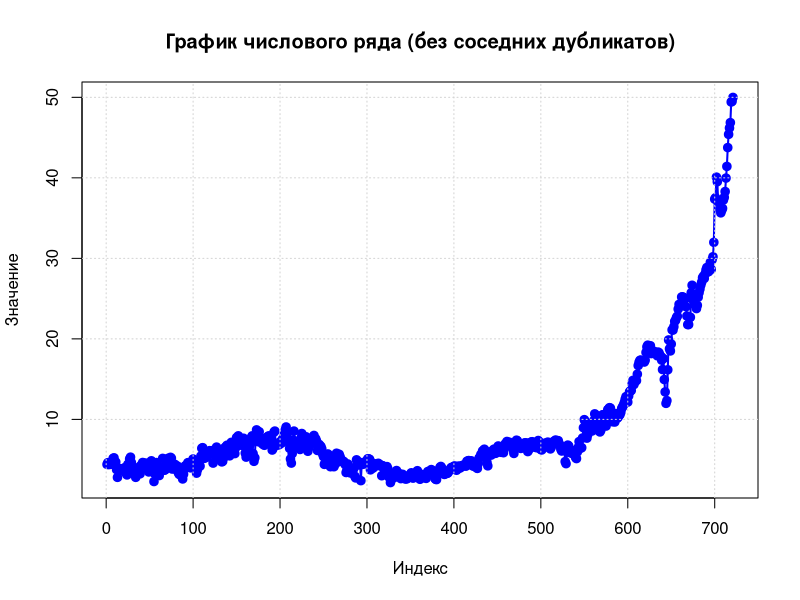
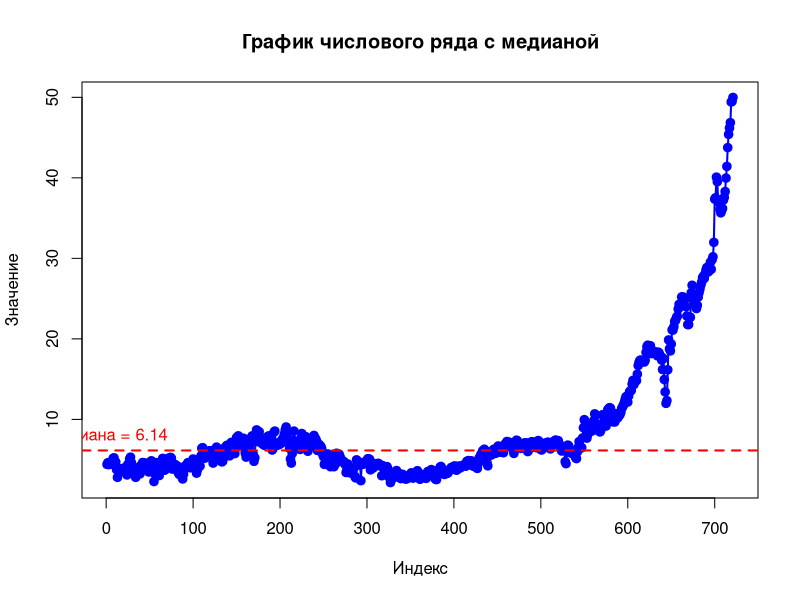
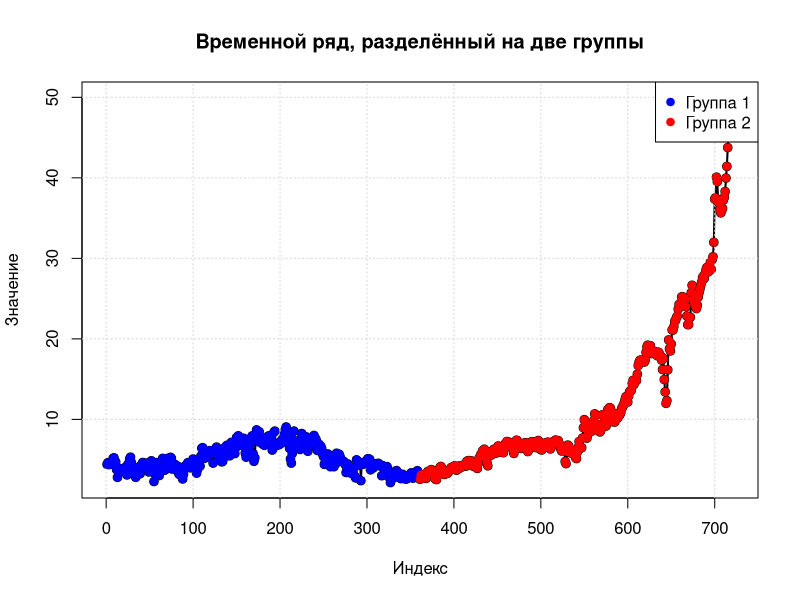

Source code (R) for these figures, in order:
# =====================================================
# Общая программа: 5 тестов для анализа временного ряда
# =====================================================

# 1. Считывание данных
# Файл data.csv должен находиться в рабочей директории и содержать один столбец "Value"
data <- read.table("data.csv", header = TRUE, sep = "\n", dec = ",", row.names = NULL)
x <- data$Value
if (is.null(x)) {
  stop("Столбец 'Value' не найден в CSV-файле. Проверьте заголовки столбцов.")
}
x <- as.numeric(x)  # преобразуем в числовой вектор (если требуется)

# Предварительная обработка: удаляем соседние повторяющиеся значения
# Если два одинаковых числа стоят подряд, оставляем только первое
x <- x[c(TRUE, diff(x) != 0)]

# 2. Построение графика ряда
plot(x, type = "o", col = "blue", pch = 19, lwd = 2,
     xlab = "Индекс", ylab = "Значение",
     main = "График числового ряда (без соседних дубликатов)")
grid()

# ====================================================
# 1 Test: Критерий пиков и впадин (реализация вручную)
# ====================================================
diffs <- diff(x)
signs <- ifelse(diffs > 0, "+", "-")
nruns <- 1 + sum(signs[-1] != signs[-length(signs)])
n <- length(x)
mean_runs <- (2 * n - 1) / 3
sigma <- sqrt((16 * n - 29) / 90)
correct <- ifelse((nruns - mean_runs) > 0, -0.5, 0.5)
z <- (nruns - mean_runs + correct) / sigma
z_critical <- qnorm(0.975)
hypothesis1 <- ifelse((z_critical - z) > 0, "H0", "H1")
p_value1 <- 2 * (1 - pnorm(abs(z)))

cat("----- 1 Test: Критерий пиков и впадин -----\n")
cat("Число серий (nruns):", nruns, "\n")
cat("Теоретическое среднее серий:", mean_runs, "\n")
cat("Стандартное отклонение (sigma):", sigma, "\n")
cat("Поправка (correct):", correct, "\n")
cat("z-значение:", z, "\n")
cat("Критическое значение (zCritical):", z_critical, "\n")
cat("p-value:", p_value1, "\n")
cat("Вывод по гипотезе:", hypothesis1, "\n\n")

# ===============================================
# 2 Test: Медианный критерий (реализация вручную)
# ===============================================
# Вычисляем медиану
med <- median(x)
# Исключаем из расчётов все значения, равные медиане
x2 <- x[x != med]
if (length(x2) == 0) {
  stop("Все значения равны медиане. Невозможно выполнить медианный критерий.")
}
s <- ifelse(x2 > med, "+", "-")
nruns2 <- 1 + sum(s[-1] != s[-length(s)])
n2 <- length(x2)
n0 <- sum(x2 > med)
n1 <- sum(x2 < med)
mean_runs2 <- 1 + ((2 * n0 * n1) / n2)
sigma2 <- sqrt((2 * n0 * n1 * (2 * n0 * n1 - n2)) / (n2^2 * (n2 - 1)))
correct2 <- ifelse((nruns2 - mean_runs2) > 0, -0.5, 0.5)
z2 <- (nruns2 - mean_runs2 + correct2) / sigma2
zCritical2 <- qnorm(0.975)
hypothesis2 <- ifelse((zCritical2 - z2) > 0, "H0", "H1")
p_value2 <- 2 * (1 - pnorm(abs(z2)))

# Построение графика с медианой (на основе оригинального ряда)
plot(x, type = "o", col = "blue", pch = 19, lwd = 2,
     xlab = "Индекс", ylab = "Значение",
     main = "График числового ряда с медианой")
abline(h = med, col = "red", lwd = 2, lty = 2)
text(1, med, labels = paste("Медиана =", round(med, 2)), pos = 3, col = "red")

cat("----- 2 Test: Медианный критерий -----\n")
cat("Медиана ряда:", med, "\n")
cat("Число наблюдений (n) (без медианных значений):", n2, "\n")
cat("Количество чисел выше медианы (n0):", n0, "\n")
cat("Количество чисел ниже медианы (n1):", n1, "\n")
cat("Число серий (nruns):", nruns2, "\n")
cat("Теоретическое среднее серий:", mean_runs2, "\n")
cat("Стандартное отклонение (sigma):", sigma2, "\n")
cat("Поправка (correct):", correct2, "\n")
cat("z-значение:", z2, "\n")
cat("Критическое значение (zCritical):", zCritical2, "\n")
cat("p-value:", p_value2, "\n")
cat("Вывод по гипотезе:", hypothesis2, "\n\n")

# ============================================
# 3 Test: Box-Pierce тест (встроенная функция)
# ============================================
box_test_result <- Box.test(x, lag = 10, type = "Box-Pierce")
hypothesis3 <- ifelse(box_test_result$p.value > 0.05, "H0", "H1")
cat("----- 3 Test: Box-Pierce -----\n")
cat("Box-Pierce Test Statistic:", box_test_result$statistic, "\n")
cat("p-value:", box_test_result$p.value, "\n")
cat("Вывод по гипотезе:", hypothesis3, "\n\n")

# ======================================================================
# 4 Test: t-тест для проверки постоянного среднего (встроенная функция)
# ======================================================================
n <- length(x)
half <- floor(n / 2)
group1 <- x[1:half]
group2 <- x[(half + 1):n]
t_test_result <- t.test(group1, group2, alternative = "two.sided", conf.level = 0.99)
hypothesis4 <- ifelse(t_test_result$p.value > 0.05, "H0", "H1")
cat("----- 4 Test: t-тест для постоянного среднего -----\n")
cat("t-статистика:", t_test_result$statistic, "\n")
cat("p-value:", t_test_result$p.value, "\n")
cat("Доверительный интервал:", paste("[", paste(round(t_test_result$conf.int, 3), collapse = ", "), "]"), "\n")
cat("Вывод по гипотезе:", hypothesis4, "\n\n")

# ==================================================================
# 5 Test: F-тест Фишера для равенства дисперсий (встроенная функция)
# ==================================================================
half <- floor(n / 2)
group1 <- x[1:half]
group2 <- x[(half + 1):n]
plot(x, type = "o", col = "black", pch = 19, lwd = 2,
     xlab = "Индекс", ylab = "Значение", main = "Временной ряд, разделённый на две группы")
grid()
points(1:half, group1, col = "blue", pch = 19)
points((half + 1):n, group2, col = "red", pch = 19)
legend("topright", legend = c("Группа 1", "Группа 2"), col = c("blue", "red"), pch = 19)

var_test_result <- var.test(group1, group2, alternative = "two.sided", conf.level = 0.95)
hypothesis5 <- ifelse(var_test_result$p.value > 0.05, "H0", "H1")
cat("----- 5 Test: F-тест Фишера -----\n")
cat("F-статистика:", var_test_result$statistic, "\n")
cat("p-value:", var_test_result$p.value, "\n")
cat("Доверительный интервал отношения дисперсий:", paste("[", paste(round(var_test_result$conf.int, 3), collapse = ", "), "]"), "\n")
cat("Вывод по гипотезе:", hypothesis5, "\n\n")

# ====================================
# Итоговая сводная таблица результатов
# ====================================
flag1 <- ifelse(hypothesis1 == "H0", "OK", "*")
flag2 <- ifelse(hypothesis2 == "H0", "OK", "*")
flag3 <- ifelse(hypothesis3 == "H0", "OK", "*")
flag4 <- ifelse(hypothesis4 == "H0", "OK", "*")
flag5 <- ifelse(hypothesis5 == "H0", "OK", "*")

cat("----------------------------------------------------------\n")
cat("| 1 Test | 2 Test | 3 Test | 4 Test | 5 Test |\n")
cat("----------------------------------------------------------\n")
cat(sprintf("|   %3s   |   %3s   |   %3s   |   %3s   |   %3s   |\n", flag1, flag2, flag3, flag4, flag5))
cat("----------------------------------------------------------\n")
